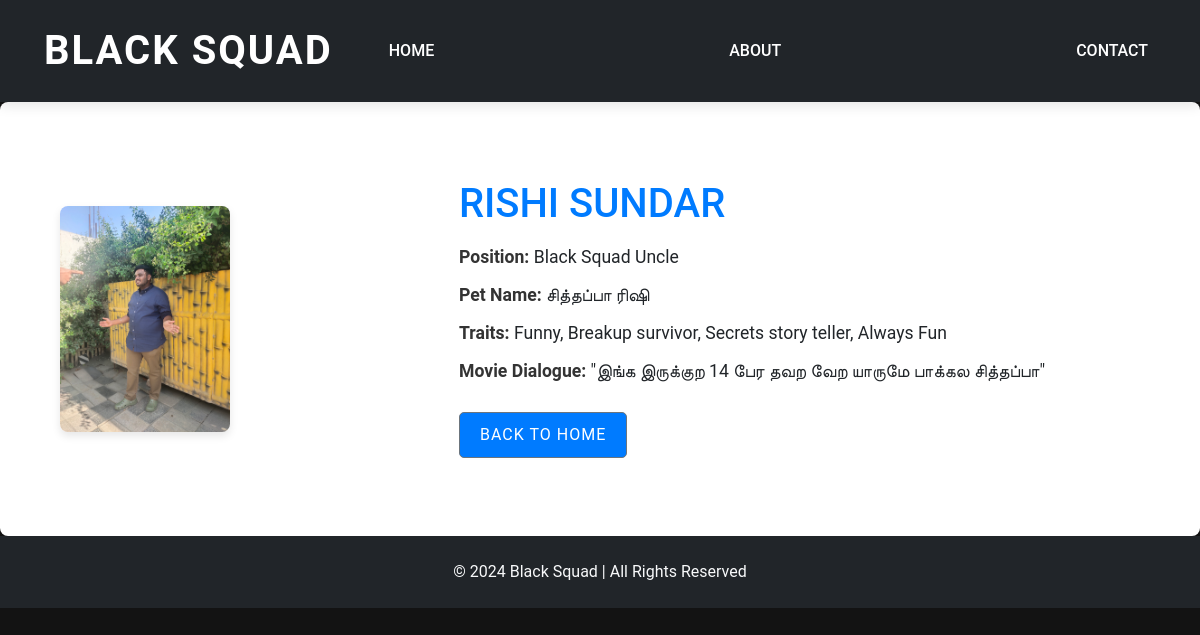
/member/4/, run on the app's committed database.
### squad/models.py (models this page shows, shortened)
class SquadMember(models.Model):
    name = models.CharField(max_length=100)
    position = models.CharField(max_length=100)
    pet_name = models.CharField(max_length=100)
    traits = models.TextField()
    movie_dialogue = models.CharField(max_length=255)
    image = models.ImageField(upload_to='images/')
    video = models.URLField(blank=True)

### squad/views.py (the view)
# urls.py: path('member/<int:pk>/', views.member_detail, name='member_detail'),  # Member detail page
def member_detail(request, pk):
    member = SquadMember.objects.get(pk=pk)
    return render(request, 'member_detail.html', {'member': member})

### squad/templates/member_detail.html (shortened to what this page needs)
{% extends 'squad/base.html' %}
{% load static %}
{% block content %}
<link rel="stylesheet" href="{% static 'css/member.css' %}">
<section class="member-detail py-5">
    <div class="container">
        <div class="row align-items-center">
            <div class="col-md-4">
                <img src="{{ member.image.url }}" class="img-fluid" alt="{{ member.name }}">
            </div>
            <div class="col-md-8">
                <h2>{{ member.name }}</h2>
                <p><strong>Position:</strong> {{ member.position }}</p>
                <p><strong>Pet Name:</strong> {{ member.pet_name }}</p>
                <p><strong>Traits:</strong> {{ member.traits }}</p>
                <p><strong>Movie Dialogue:</strong> "{{ member.movie_dialogue }}"</p>
                <a href="/" class="btn btn-secondary mt-3">Back to Home</a>
            </div>
        </div>
    </div>
</section>
{% endblock %}

### squad/static/css/styles.css (style rules this page uses)
body { font-family: 'Roboto', sans-serif; background-color: #131313; margin: 0; padding: 0; }

### squad/static/css/member.css (style rules this page uses)
.member-detail { background-color: #ffffff; padding: 40px 30px; box-shadow: 0 4px 8px rgba(0, 0, 0, 0.1); border-radius: 8px; }
.member-detail img { width: 50%; height: 100%; object-fit: cover; border-radius: 8px; box-shadow: 0 4px 8px rgba(0, 0, 0, 0.1); margin-bottom: 0; }
.member-detail .row { display: flex; justify-content: flex-start; gap: 0; }
.member-detail .col-md-4, .member-detail .col-md-8 { padding: 30px; }
.member-detail .col-md-4 { max-width: 35%; flex: 0 0 35%; }
.member-detail .col-md-8 { max-width: 65%; flex: 0 0 65%; }
.member-detail h2 { font-size: 2.5rem; color: #007bff; margin-bottom: 15px; }
.member-detail p { font-size: 1.1rem; line-height: 1.6; margin-bottom: 10px; }
.member-detail p strong { font-weight: bold; color: #333; }
.btn-secondary { background-color: #007bff; color: #ffffff; border-radius: 5px; padding: 10px 20px; text-transform: uppercase; letter-spacing: 1px; transition: background-color 0.3s ease-in-out; }

### data on the page
SquadMember: image (picture), name "RISHI SUNDAR", position "Black Squad Uncle", pet_name "சித்தப்பா ரிஷி", traits "Funny, Breakup survivor, Secrets story teller, Always Fun", movie_dialogue "இங்க இருக்குற 14 பேர தவற வேற யாருமே பாக்கல சித்தப்பா"
